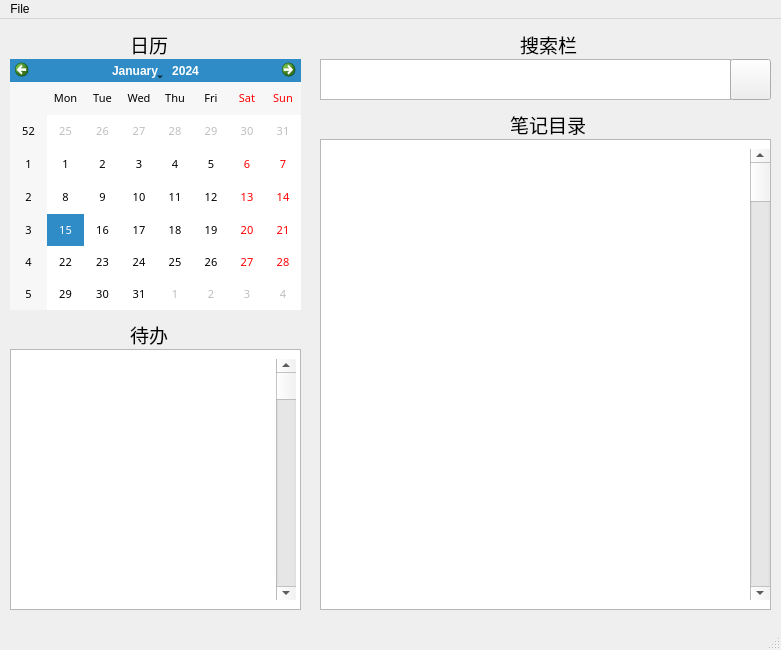
<?xml version="1.0" encoding="UTF-8"?>
<ui version="4.0">
 <class>MainPage</class>
 <widget class="QMainWindow" name="MainPage">
  <property name="geometry">
   <rect>
    <x>0</x>
    <y>0</y>
    <width>781</width>
    <height>650</height>
   </rect>
  </property>
  <property name="minimumSize">
   <size>
    <width>10</width>
    <height>10</height>
   </size>
  </property>
  <property name="sizeIncrement">
   <size>
    <width>0</width>
    <height>0</height>
   </size>
  </property>
  <property name="font">
   <font>
    <family>Arial</family>
    <pointsize>9</pointsize>
   </font>
  </property>
  <property name="windowTitle">
   <string>MainWindow</string>
  </property>
  <widget class="QWidget" name="centralwidget">
   <widget class="QCalendarWidget" name="calendarWidget">
    <property name="geometry">
     <rect>
      <x>10</x>
      <y>40</y>
      <width>291</width>
      <height>251</height>
     </rect>
    </property>
    <property name="font">
     <font>
      <family>宋体</family>
      <pointsize>8</pointsize>
     </font>
    </property>
   </widget>
   <widget class="QLabel" name="label">
    <property name="geometry">
     <rect>
      <x>130</x>
      <y>10</y>
      <width>61</width>
      <height>31</height>
     </rect>
    </property>
    <property name="font">
     <font>
      <family>宋体</family>
      <pointsize>14</pointsize>
     </font>
    </property>
    <property name="layoutDirection">
     <enum>Qt::LeftToRight</enum>
    </property>
    <property name="text">
     <string>日历</string>
    </property>
   </widget>
   <widget class="QLabel" name="label_2">
    <property name="geometry">
     <rect>
      <x>520</x>
      <y>10</y>
      <width>81</width>
      <height>31</height>
     </rect>
    </property>
    <property name="font">
     <font>
      <family>宋体</family>
      <pointsize>14</pointsize>
     </font>
    </property>
    <property name="text">
     <string>搜索栏</string>
    </property>
   </widget>
   <widget class="QLabel" name="label_3">
    <property name="geometry">
     <rect>
      <x>130</x>
      <y>300</y>
      <width>54</width>
      <height>31</height>
     </rect>
    </property>
    <property name="font">
     <font>
      <family>宋体</family>
      <pointsize>14</pointsize>
     </font>
    </property>
    <property name="text">
     <string>待办</string>
    </property>
   </widget>
   <widget class="QTextEdit" name="searchBar">
    <property name="geometry">
     <rect>
      <x>320</x>
      <y>40</y>
      <width>411</width>
      <height>41</height>
     </rect>
    </property>
    <property name="font">
     <font>
      <family>Arial</family>
      <pointsize>14</pointsize>
     </font>
    </property>
   </widget>
   <widget class="QListView" name="noteMenu">
    <property name="geometry">
     <rect>
      <x>320</x>
      <y>120</y>
      <width>451</width>
      <height>471</height>
     </rect>
    </property>
    <property name="font">
     <font>
      <family>宋体</family>
      <pointsize>12</pointsize>
     </font>
    </property>
   </widget>
   <widget class="QTextEdit" name="toDo">
    <property name="geometry">
     <rect>
      <x>10</x>
      <y>330</y>
      <width>291</width>
      <height>261</height>
     </rect>
    </property>
    <property name="font">
     <font>
      <family>宋体</family>
      <pointsize>12</pointsize>
     </font>
    </property>
   </widget>
   <widget class="QLabel" name="label_4">
    <property name="geometry">
     <rect>
      <x>510</x>
      <y>90</y>
      <width>91</width>
      <height>31</height>
     </rect>
    </property>
    <property name="font">
     <font>
      <family>宋体</family>
      <pointsize>14</pointsize>
     </font>
    </property>
    <property name="text">
     <string>笔记目录</string>
    </property>
   </widget>
   <widget class="QPushButton" name="searchButton">
    <property name="geometry">
     <rect>
      <x>730</x>
      <y>40</y>
      <width>41</width>
      <height>41</height>
     </rect>
    </property>
    <property name="text">
     <string/>
    </property>
    <property name="icon">
     <iconset>
      <normaloff>icon/搜索.svg</normaloff>icon/搜索.svg</iconset>
    </property>
   </widget>
   <widget class="QScrollBar" name="verticalScrollBar">
    <property name="geometry">
     <rect>
      <x>276</x>
      <y>340</y>
      <width>20</width>
      <height>241</height>
     </rect>
    </property>
    <property name="orientation">
     <enum>Qt::Vertical</enum>
    </property>
   </widget>
   <widget class="QScrollBar" name="verticalScrollBar_2">
    <property name="geometry">
     <rect>
      <x>750</x>
      <y>130</y>
      <width>20</width>
      <height>451</height>
     </rect>
    </property>
    <property name="orientation">
     <enum>Qt::Vertical</enum>
    </property>
   </widget>
  </widget>
  <widget class="QStatusBar" name="statusbar"/>
  <widget class="QMenuBar" name="menuBar">
   <property name="geometry">
    <rect>
     <x>0</x>
     <y>0</y>
     <width>781</width>
     <height>26</height>
    </rect>
   </property>
   <widget class="QMenu" name="menuFile">
    <property name="title">
     <string>File</string>
    </property>
    <addaction name="actionNewProgram_2"/>
    <addaction name="actionNewNote_2"/>
    <addaction name="actionOpen_2"/>
    <addaction name="actionSave_2"/>
    <addaction name="actionSaveAs_2"/>
   </widget>
   <addaction name="menuFile"/>
  </widget>
  <action name="actionNewProgram">
   <property name="text">
    <string>NewProgram</string>
   </property>
  </action>
  <action name="actionNewNote">
   <property name="text">
    <string>NewNote</string>
   </property>
  </action>
  <action name="actionOpen">
   <property name="text">
    <string>Open</string>
   </property>
  </action>
  <action name="actionSave">
   <property name="text">
    <string>Save</string>
   </property>
  </action>
  <action name="actionSaveAs">
   <property name="text">
    <string>SaveAs</string>
   </property>
  </action>
  <action name="actionNewProgram_2">
   <property name="text">
    <string>NewProgram</string>
   </property>
   <property name="font">
    <font>
     <family>Arial</family>
     <pointsize>9</pointsize>
    </font>
   </property>
  </action>
  <action name="actionNewNote_2">
   <property name="text">
    <string>NewNote</string>
   </property>
  </action>
  <action name="actionOpen_2">
   <property name="text">
    <string>Open</string>
   </property>
  </action>
  <action name="actionSave_2">
   <property name="text">
    <string>Save</string>
   </property>
  </action>
  <action name="actionSaveAs_2">
   <property name="text">
    <string>SaveAs</string>
   </property>
  </action>
 </widget>
 <resources/>
 <connections/>
</ui>
